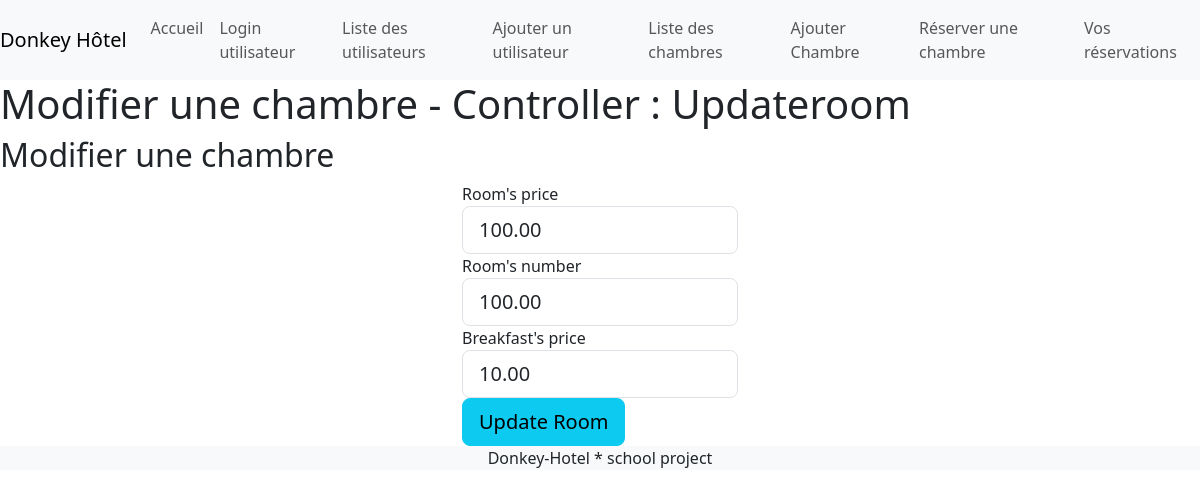
The app's page /room/updateRoom/1 with its own data.
### tables this page shows
CREATE TABLE IF NOT EXISTS `rooms` (
  `room_id` int NOT NULL AUTO_INCREMENT,
  `room_number` int DEFAULT NULL,
  `price_room` decimal(10,2) DEFAULT NULL,
  `price_breakfast` decimal(10,2) DEFAULT NULL,
  PRIMARY KEY (`room_id`)
);

### Controller/RoomController.php (called while the page is built, shortened)
<?php
class RoomController
{
    private $addRoomsRepository;
    public function __construct($dbh)
    {
        $this->addRoomsRepository = new AddRoomsRepository($dbh);
    }
    public function updateRoom($room_id)
    {
        $room = $this->addRoomsRepository->getRoomById($room_id);
        include BASE_ROOT . 'View/header.php';
        include BASE_ROOT . 'View/room/updateroom.php';
        include BASE_ROOT . 'View/footer.php';
    }
}

### Repository/AddRoomsRepository.php (called while the page is built, shortened)
<?php
class AddRoomsRepository
{
    private $dbh;
    public function __construct($dbh)
    {
        $this->dbh = $dbh;
    }
    public function getRoomById($room_id)
    {
        $sql = $this->dbh->prepare("SELECT * FROM rooms WHERE room_id = :room_id");
        $sql->bindParam(':room_id', $room_id);
        $sql->execute();
        return $sql->fetch(PDO::FETCH_ASSOC);
    }
}

### View/room/updateroom.php (the view, shortened to what this page needs)
<h2>Modifier une chambre</h2>
<div class="container-fluid h-100">
    <div class="row justify-content-center align-items-center h-100">
        <div class="col col-sm-6 col-md-6 col-lg-4 col-xl-3">
            <form action="/room/updateTheRoom" method="POST">
                <div class="form-group">
                    <label for="price_room">Room's price</label>
                    <input _ngcontent-c0="" class="form-control form-control-lg" type="number" name="price_room"
                        value="<?php echo htmlspecialchars($room['price_room']); ?>">
                </div>
                <div class="form-group">
                    <label for="room_number">Room's number</label>
                    <input class="form-control form-control-lg" type="number" name="room_number"
                        value="<?php echo htmlspecialchars($room['price_room']); ?>">
                </div>
                <div class="form-group">
                    <label for="price_breakfast">Breakfast's price</label>
                    <input class="form-control form-control-lg" type="number" name="price_breakfast"
                        value="<?php echo htmlspecialchars($room['price_breakfast']); ?>">
                </div>
                <div class="form-group">
                    <button class="btn btn-info btn-lg btn-block" name="send">Update Room</button>
                </div>
            </form>
        </div>
    </div>
</div>

### records on screen
rooms: price_room "100.00", room_number "100.00", price_breakfast "10.00"

### other values on screen
$controllerTmp "Accueil"
$controllerTmp "Login utilisateur"
$controllerTmp "Liste des utilisateurs"
$controllerTmp "Ajouter un utilisateur"
$controllerTmp "Liste des chambres"
$controllerTmp "Ajouter Chambre"
$controllerTmp "Réserver une chambre"
$controllerTmp "Vos réservations"
$title "Modifier une chambre"
$action "Updateroom"
